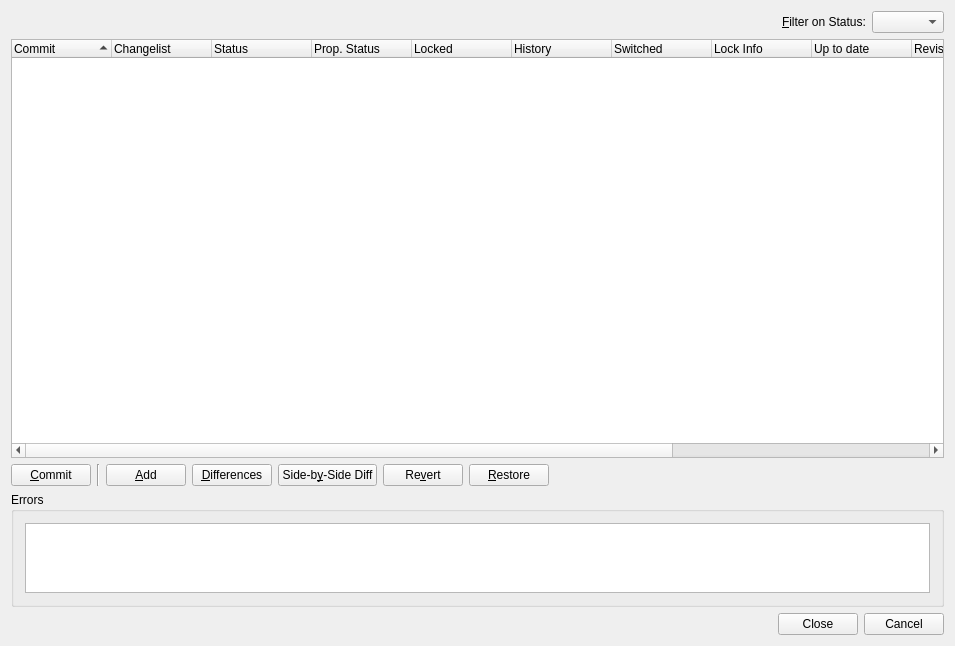
<?xml version="1.0" encoding="UTF-8"?>
<ui version="4.0">
 <class>SvnStatusDialog</class>
 <widget class="QWidget" name="SvnStatusDialog">
  <property name="geometry">
   <rect>
    <x>0</x>
    <y>0</y>
    <width>955</width>
    <height>646</height>
   </rect>
  </property>
  <property name="windowTitle">
   <string>Subversion Status</string>
  </property>
  <property name="whatsThis">
   <string>&lt;b&gt;Subversion Status&lt;/b&gt;
&lt;p&gt;This dialog shows the status of the selected file or project.&lt;/p&gt;</string>
  </property>
  <layout class="QVBoxLayout" name="verticalLayout">
   <item>
    <layout class="QHBoxLayout" name="horizontalLayout_2">
     <item>
      <spacer name="horizontalSpacer_2">
       <property name="orientation">
        <enum>Qt::Horizontal</enum>
       </property>
       <property name="sizeHint" stdset="0">
        <size>
         <width>40</width>
         <height>20</height>
        </size>
       </property>
      </spacer>
     </item>
     <item>
      <widget class="QLabel" name="label">
       <property name="text">
        <string>&amp;Filter on Status:</string>
       </property>
       <property name="buddy">
        <cstring>statusFilterCombo</cstring>
       </property>
      </widget>
     </item>
     <item>
      <widget class="QComboBox" name="statusFilterCombo">
       <property name="toolTip">
        <string>Select the status of entries to be shown</string>
       </property>
       <property name="sizeAdjustPolicy">
        <enum>QComboBox::AdjustToContents</enum>
       </property>
      </widget>
     </item>
    </layout>
   </item>
   <item>
    <widget class="QTreeWidget" name="statusList">
     <property name="sizePolicy">
      <sizepolicy hsizetype="Expanding" vsizetype="Expanding">
       <horstretch>0</horstretch>
       <verstretch>4</verstretch>
      </sizepolicy>
     </property>
     <property name="alternatingRowColors">
      <bool>true</bool>
     </property>
     <property name="selectionMode">
      <enum>QAbstractItemView::ExtendedSelection</enum>
     </property>
     <property name="rootIsDecorated">
      <bool>false</bool>
     </property>
     <property name="itemsExpandable">
      <bool>false</bool>
     </property>
     <property name="sortingEnabled">
      <bool>true</bool>
     </property>
     <column>
      <property name="text">
       <string>Commit</string>
      </property>
     </column>
     <column>
      <property name="text">
       <string>Changelist</string>
      </property>
     </column>
     <column>
      <property name="text">
       <string>Status</string>
      </property>
     </column>
     <column>
      <property name="text">
       <string>Prop. Status</string>
      </property>
     </column>
     <column>
      <property name="text">
       <string>Locked</string>
      </property>
     </column>
     <column>
      <property name="text">
       <string>History</string>
      </property>
     </column>
     <column>
      <property name="text">
       <string>Switched</string>
      </property>
     </column>
     <column>
      <property name="text">
       <string>Lock Info</string>
      </property>
     </column>
     <column>
      <property name="text">
       <string>Up to date</string>
      </property>
     </column>
     <column>
      <property name="text">
       <string>Revision</string>
      </property>
     </column>
     <column>
      <property name="text">
       <string>Last Change</string>
      </property>
     </column>
     <column>
      <property name="text">
       <string>Author</string>
      </property>
     </column>
     <column>
      <property name="text">
       <string>Path</string>
      </property>
     </column>
    </widget>
   </item>
   <item>
    <layout class="QHBoxLayout" name="horizontalLayout">
     <item>
      <widget class="QPushButton" name="commitButton">
       <property name="toolTip">
        <string>Commit the selected changes</string>
       </property>
       <property name="text">
        <string>&amp;Commit</string>
       </property>
      </widget>
     </item>
     <item>
      <widget class="Line" name="line">
       <property name="orientation">
        <enum>Qt::Vertical</enum>
       </property>
      </widget>
     </item>
     <item>
      <widget class="QPushButton" name="addButton">
       <property name="toolTip">
        <string>Add the selected entries to the repository</string>
       </property>
       <property name="text">
        <string>&amp;Add</string>
       </property>
      </widget>
     </item>
     <item>
      <widget class="QPushButton" name="diffButton">
       <property name="toolTip">
        <string>Show differences of the selected entries to the repository</string>
       </property>
       <property name="text">
        <string>&amp;Differences</string>
       </property>
      </widget>
     </item>
     <item>
      <widget class="QPushButton" name="sbsDiffButton">
       <property name="toolTip">
        <string>Show differences of the selected entry to the repository in a side-by-side manner</string>
       </property>
       <property name="text">
        <string>Side-b&amp;y-Side Diff</string>
       </property>
      </widget>
     </item>
     <item>
      <widget class="QPushButton" name="revertButton">
       <property name="toolTip">
        <string>Revert the selected entries to the last revision in the repository</string>
       </property>
       <property name="text">
        <string>Re&amp;vert</string>
       </property>
      </widget>
     </item>
     <item>
      <widget class="QPushButton" name="restoreButton">
       <property name="toolTip">
        <string>Restore the selected missing entries from the repository</string>
       </property>
       <property name="text">
        <string>&amp;Restore</string>
       </property>
      </widget>
     </item>
     <item>
      <spacer name="horizontalSpacer">
       <property name="orientation">
        <enum>Qt::Horizontal</enum>
       </property>
       <property name="sizeHint" stdset="0">
        <size>
         <width>40</width>
         <height>20</height>
        </size>
       </property>
      </spacer>
     </item>
    </layout>
   </item>
   <item>
    <widget class="QGroupBox" name="errorGroup">
     <property name="sizePolicy">
      <sizepolicy hsizetype="Preferred" vsizetype="Expanding">
       <horstretch>0</horstretch>
       <verstretch>1</verstretch>
      </sizepolicy>
     </property>
     <property name="title">
      <string>Errors</string>
     </property>
     <layout class="QVBoxLayout">
      <item>
       <widget class="QTextEdit" name="errors">
        <property name="readOnly">
         <bool>true</bool>
        </property>
        <property name="acceptRichText">
         <bool>false</bool>
        </property>
       </widget>
      </item>
     </layout>
    </widget>
   </item>
   <item>
    <widget class="QDialogButtonBox" name="buttonBox">
     <property name="orientation">
      <enum>Qt::Horizontal</enum>
     </property>
     <property name="standardButtons">
      <set>QDialogButtonBox::Cancel|QDialogButtonBox::Close</set>
     </property>
    </widget>
   </item>
  </layout>
 </widget>
 <layoutdefault spacing="6" margin="11"/>
 <pixmapfunction>qPixmapFromMimeSource</pixmapfunction>
 <tabstops>
  <tabstop>statusFilterCombo</tabstop>
  <tabstop>statusList</tabstop>
  <tabstop>commitButton</tabstop>
  <tabstop>addButton</tabstop>
  <tabstop>diffButton</tabstop>
  <tabstop>sbsDiffButton</tabstop>
  <tabstop>revertButton</tabstop>
  <tabstop>restoreButton</tabstop>
  <tabstop>errors</tabstop>
  <tabstop>buttonBox</tabstop>
 </tabstops>
 <resources/>
 <connections/>
</ui>
